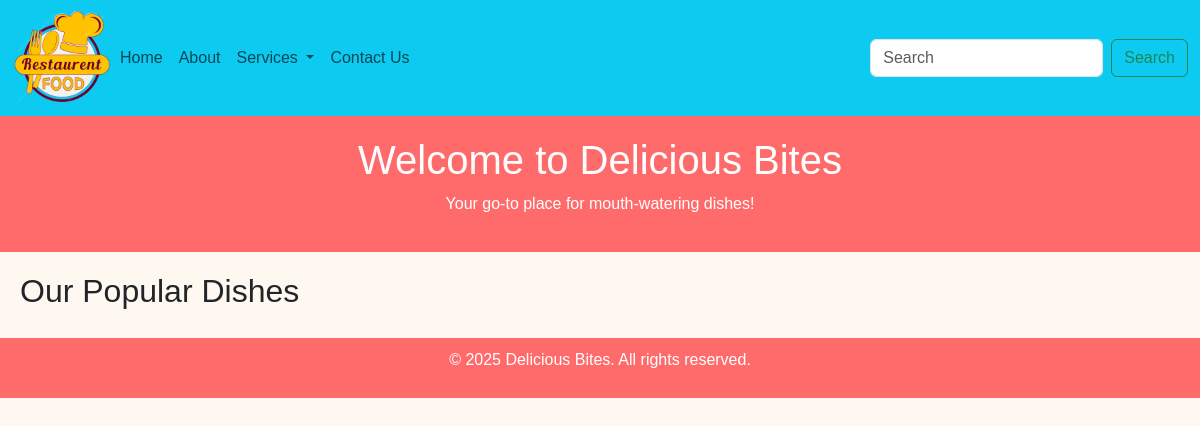
Before: /food/ with the older database file.
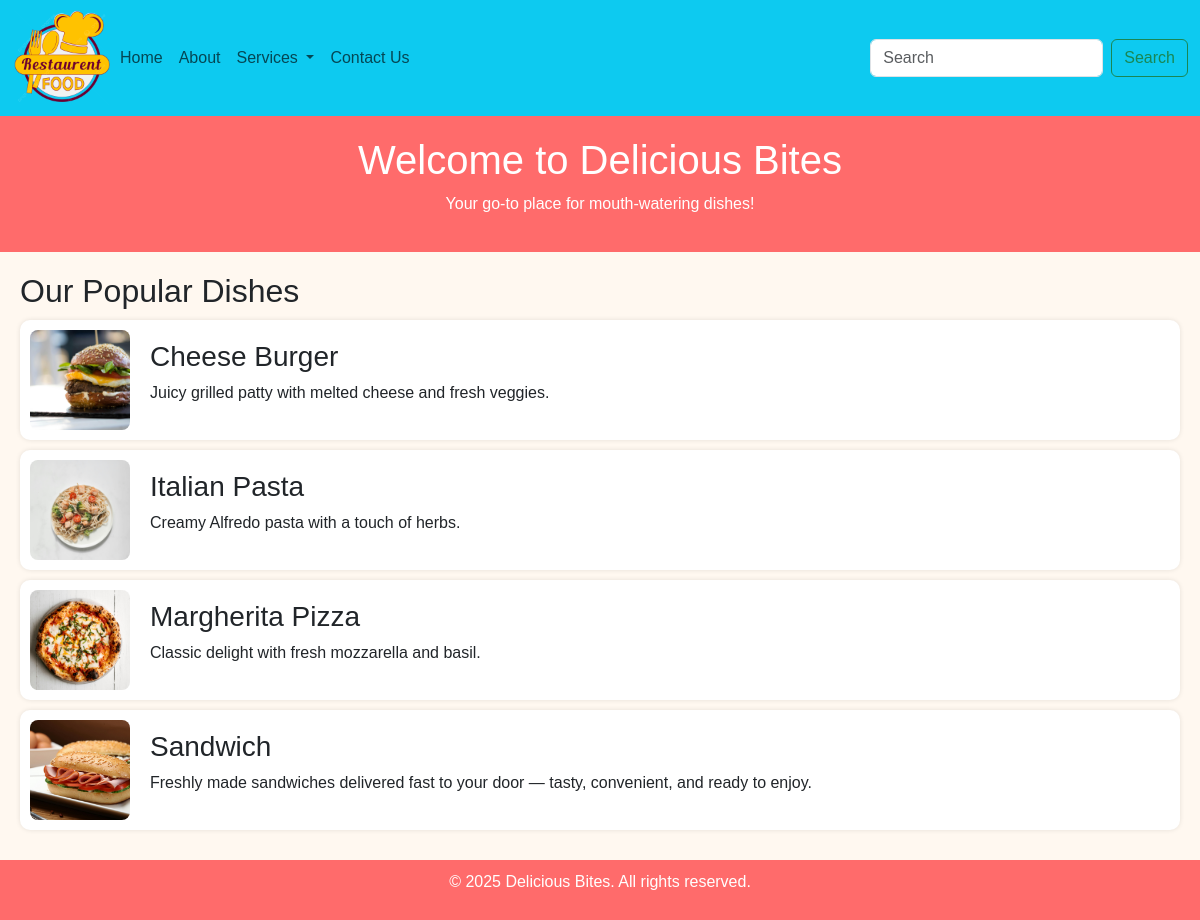
After: the same page with the newer database file.
### api/models.py (models this page shows)
class FoodItem(models.Model):
    food_image = models.ImageField(upload_to='foods/')
    food_name=models.CharField(max_length=50)
    food_des=models.CharField(max_length=100)

### Home/views.py (the view)
# urls.py: path('food/',views.food,name="food"),
def food(request):
     foodData=FoodItem.objects.all().order_by('food_name')                  #[:3] this is limiting concept for showing number of content is 3.
     data={
          'foodData':foodData
     }
     return render(request,'food.html',data)

### template/food.html (shortened to what this page needs)
{% extends 'base.html' %}
{% load static %}
{% block css %}
<link rel="stylesheet" href="{% static 'css/food.css' %}">
{% endblock css %}
{% block body %}
<header>
    <h1>Welcome to Delicious Bites</h1>
    <p>Your go-to place for mouth-watering dishes!</p>
</header>
<div class="food-section">
    <h2>Our Popular Dishes</h2>
    {% for n in foodData %}
    <div class="food-item">
        <img src="{{n.food_image.url}}" alt="Pizza" width="250" height="250">
        <div>
            <h3>{{n.food_name}}</h3>
            <p>{{n.food_des}}</p>
        </div>
    </div>
    {% endfor %}
</div>
{% endblock body %}

Changed rows visible on the page:
added FoodItem: food_image (picture), food_name "Cheese Burger", food_des "Juicy grilled patty with melted cheese and fresh veggies."
added FoodItem: food_image (picture), food_name "Italian Pasta", food_des "Creamy Alfredo pasta with a touch of herbs."
added FoodItem: food_image (picture), food_name "Margherita Pizza", food_des "Classic delight with fresh mozzarella and basil."
added FoodItem: food_image (picture), food_name "Sandwich", food_des "Freshly made sandwiches delivered fast to your door — tasty, convenient, and ready to enjoy."
